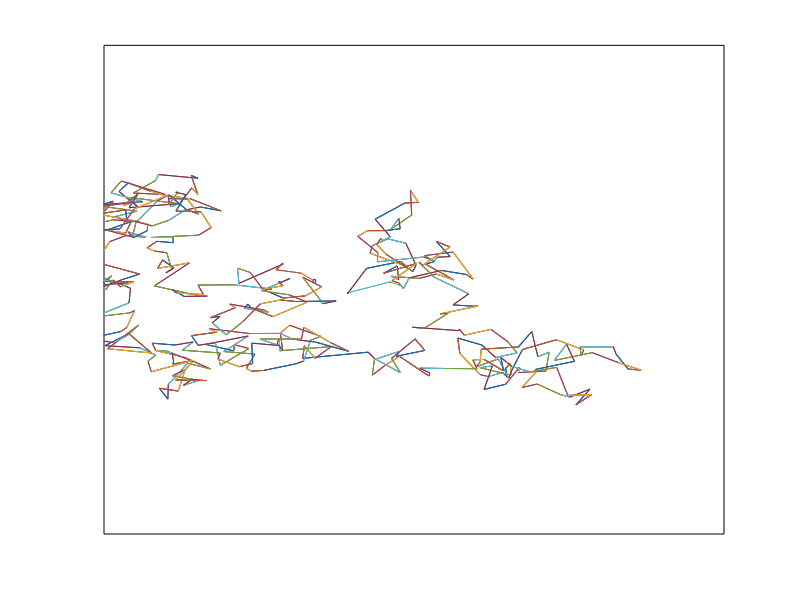

Source code (MATLAB):
function [] = BrownianMotion(varargin)
close all;clear all;clc;

% USER ENTERED VALUES
NSteps = 400;			% number of steps (loop time)
Ndots = 10;				% number of particles
DiffusionRate = 0.5;	% diffusion rate coefficient (microns^2 / sec)
dT = 1;					% time step (seconds)
Sc = 1/10;				% scale of model
POLYSz = [10 15];		% size of enclosure (XY in microns)

% DIFFUSION RATE EQUATIONS
dm = 2;                     % dimensions
Dr = DiffusionRate*dT/Sc;	% Diffusion Rate A (D = L^2 / 2d*t)
k = sqrt(dm*Dr);			% stdev of Dr step size distribution

% Particle Location Matrix
XYL = zeros(2,Ndots);		% XY particle locations
XYLp = zeros(2,NSteps);		% preallocate matrix for trace dot

% Figure Setup (for animation)
[Ph1 SPh2 XWIDE YHIGH] = FIGSET(XYL,XYLp,POLYSz,Sc); 

%===============================%
for Nt = 1:NSteps 

	XYS = (k * randn(2,Ndots));	% generates step sizes
	XYL = XYL+XYS;				% adds step to location
	XYLp(:,Nt) = XYL(:,1);		% save step of first dot (for trace)

	% Keep everything inside enclosure  %
	[XYL] = ENCLOSE(XYL,XWIDE,YHIGH,Ndots);

	% Plot live diffusion
	DOTPLOT(Nt,XYL,Ph1,XYLp,SPh2)
		
%-------------------------------%
if mod(Nt,100)==0;disp(Nt); end;
end
%===============================%
end
%===========================================%



%-------------------------------------------%
% ENCLOSE: keep particles inside polygon
%-------------------------------------------%
function [XYL] = ENCLOSE(XYL,XWIDE,YHIGH,Ndots)

	for j = 1:Ndots 
		if XYL(1,j)>(XWIDE) || XYL(1,j)<(-XWIDE)
			XYL(1,j) = sign(XYL(1,j))*(XWIDE);
		elseif XYL(2,j)>(YHIGH) || XYL(2,j)<(-YHIGH)
			XYL(2,j) = sign(XYL(2,j))*(YHIGH);
		end
	end

end


%-------------------------------------------%
% DUALPLOT: plots diffusion
%-------------------------------------------%
function [] = DOTPLOT(Nt,XYL,Ph1,XYLp,SPh2)
%-------------------------------------------%

LLg = 3;
if Nt > LLg
xp = (XYLp(1,(Nt-LLg):Nt));
yp = (XYLp(2,(Nt-LLg):Nt));
else
xp = (XYLp(1,Nt));
yp = (XYLp(2,Nt));
end

set(Ph1,'XData',XYL(1,:),'YData',XYL(2,:));
drawnow

plot(xp,yp,'Parent',SPh2);
drawnow

end


%-------------------------------------------%
% FIGSET: figure setup
%-------------------------------------------%
function [Ph1 SPh2 XWIDE YHIGH] = FIGSET(XYL,XYLp,POLYSz,Sc)
%-------------------------------------------%
Flh = figure(1);
set(Flh,'Units','pixels');  scsz = get(0,'ScreenSize');
set(Flh,'OuterPosition',[scsz(3)/2  scsz(4)/3  scsz(3)/3.0  scsz(4)/1.8])
set(gcf,'Color',[.9,.9,.9])
%--------
POLYSz = POLYSz./Sc;		% scale enclosures 
XWIDE = POLYSz(1)/2;		% half X enclosure size (will double below)
YHIGH = POLYSz(2)/2;		% half X enclosure size (will double below)
BOARDER = [-5 -7.5 10 14.99] ./Sc; % [POLYSz(1)/2 POLYSz(2)/2 POLYSz(1) POLYSz(2)]
%--------
xlim = [-XWIDE XWIDE]; ylim = [-YHIGH YHIGH];
Ph1 = scatter(XYL(1,:),XYL(2,:),5,[0 0 1]);
axis([xlim, ylim]); hold on;
SPh2 = subplot(1,1,1); plot(XYLp(1,:),XYLp(2,:)); 
axis([xlim, ylim]); axis off; hold(SPh2,'on'); 
rectangle('Position',BOARDER);
%-------------------------------------------------%

end
